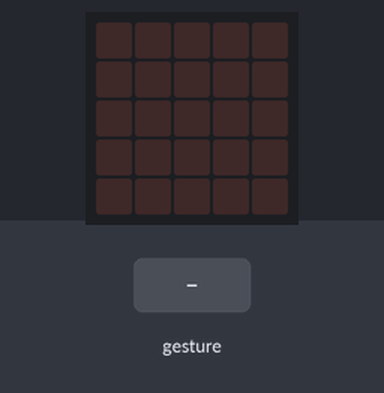
A program run on a simulated BBC micro:bit (MakeCode). Parts: the board's 5×5 LED display. Inputs (shaded band) come from the test bench.

Above: at 1.2 s.
1.3 s: sound turns loud
At 2.0 s:
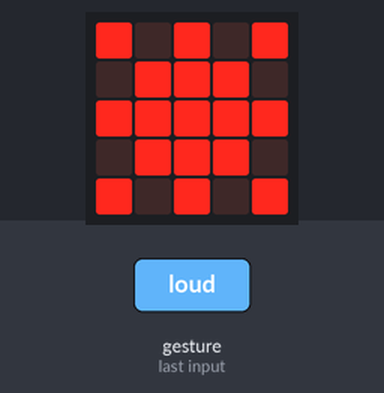
2.8 s: sound turns loud
At 3.1 s:
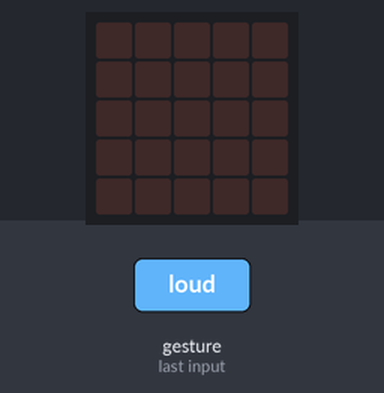
Timing chart, 0 to 5.8 s (numbered marks = the images above; inputs shaded):
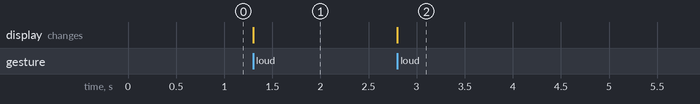

Measured:
- after the input at 1.3 s, the display: changes at once (image 1)
- after the input at 2.8 s, the display: changes at once (image 2)

The program:

main.ts
```typescript
let liga_luz = false
input.onSound(DetectedSound.Loud, function () {
    liga_luz = !(liga_luz)
    if (liga_luz) {
        basic.showLeds(`
            # . # . #
            . # # # .
            # # # # #
            . # # # .
            # . # . #
            `)
    } else {
        basic.clearScreen()
    }
})
```

test.ts
```typescript
// os teses vão aqui; isto não será compilado quando este pacote for usado como extensão.
```
